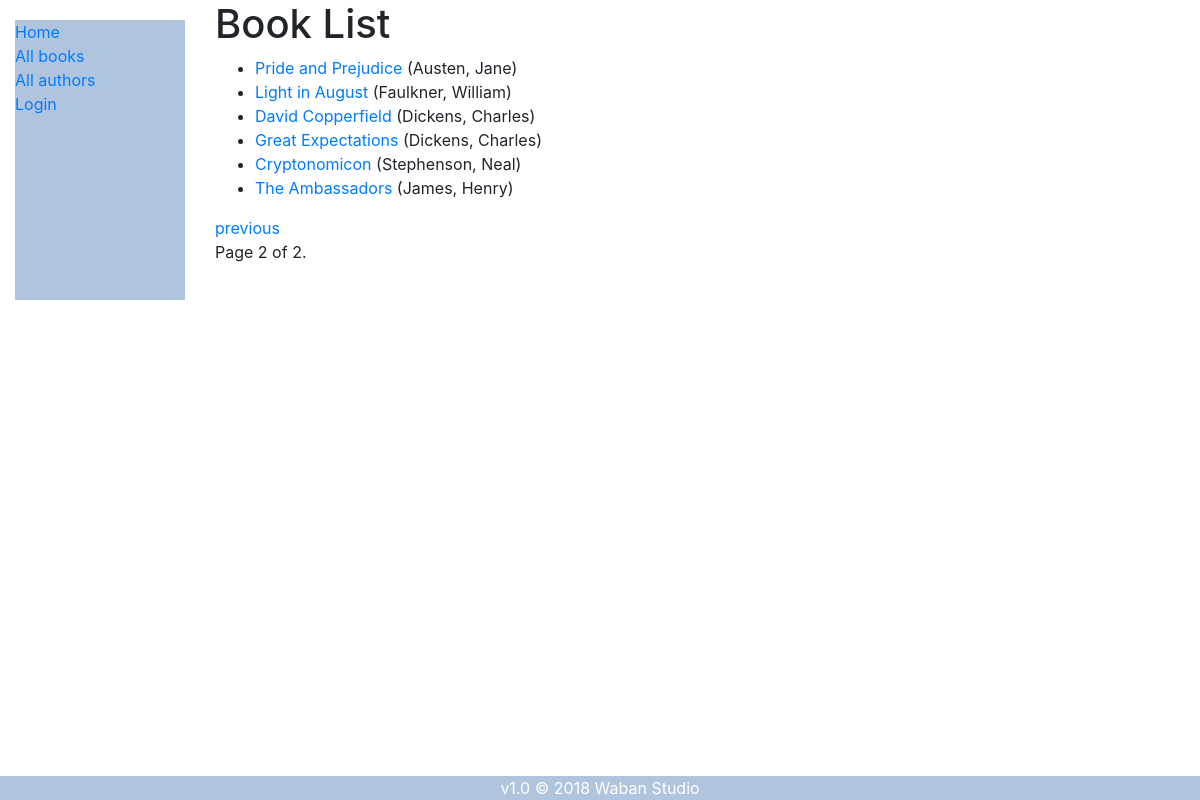
The app's page /catalog/books/?page=2 with its own data.
### catalog/models.py (models this page shows, shortened)
class Book(models.Model):
    title = models.CharField('title', max_length=200)
    author = models.ForeignKey('author', on_delete=models.SET_NULL, null=True)
    summary = models.TextField(max_length=1000, help_text='Enter a brief description of the book')
    isbn = models.CharField('isbn', max_length=13, help_text='13 Character <a href="https://www.isbn-international.org/content/what-isbn">ISBN number</a>')
    genre = models.ManyToManyField(Genre, help_text='Select a genre for this book')
    class Meta:
        permissions = (("can_delete_book", "Delete book"),)
    def get_absolute_url(self):
        return reverse('book-detail', args=[str(self.id)])
    def display_genre(self):
        """Create a string for the Genre. This is required to display genre in Admin."""
        return ', '.join(genre.name for genre in self.genre.all()[:3])
    display_genre.short_description = 'Genre'

class Author(models.Model):
    first_name = models.CharField(max_length=100)
    last_name = models.CharField(max_length=100)
    date_of_birth = models.DateField('born', null=True, blank=True)
    date_of_death = models.DateField('died', null=True, blank=True)
    class Meta:
        ordering = ['last_name', 'first_name']
        permissions = (("can_delete_author", "Can delete Author records"),
                        ("can_create_author", "Can create Author records")
        )
    def __str__(self):
        return f'{self.last_name}, {self.first_name}'

### catalog/views.py (the view)
# urls.py: path('books/', views.BookListView.as_view(), name='books'),
class BookListView(generic.ListView):
    model = Book
    paginate_by = 10
    '''
    # this option would use a different template
    context_object_name = 'my_book_list'   # your own name for the list as a template variable
    queryset = Book.objects.filter(title__icontains='war')[:5] # Get 5 books containing the title war
    template_name = 'books/my_arbitrary_template_name_list.html'  # Specify your own template name/location
    '''

### catalog/templates/catalog/book_list.html
{% extends "base_generic.html" %}
{% block content %}
  <h1>Book List</h1>
  {% if book_list %}
  <ul>
    {% for book in book_list %}
      <li>
        <a href="{{ book.get_absolute_url }}">{{ book.title }}</a> ({{book.author}})
      </li>
    {% endfor %}
  </ul>
  {% else %}
    <p>There are no books in the library.</p>
  {% endif %}
{% endblock %}

### records on screen
Book: title "Pride and Prejudice", author "Austen, Jane"
Book: title "Light in August", author "Faulkner, William"
Book: title "David Copperfield", author "Dickens, Charles"
Book: title "Great Expectations", author "Dickens, Charles"
Book: title "Cryptonomicon", author "Stephenson, Neal"
Book: title "The Ambassadors", author "James, Henry"

### other values on screen
{{ page_obj.number }} "2"
{{ page_obj.paginator.num_pages }} "2"
